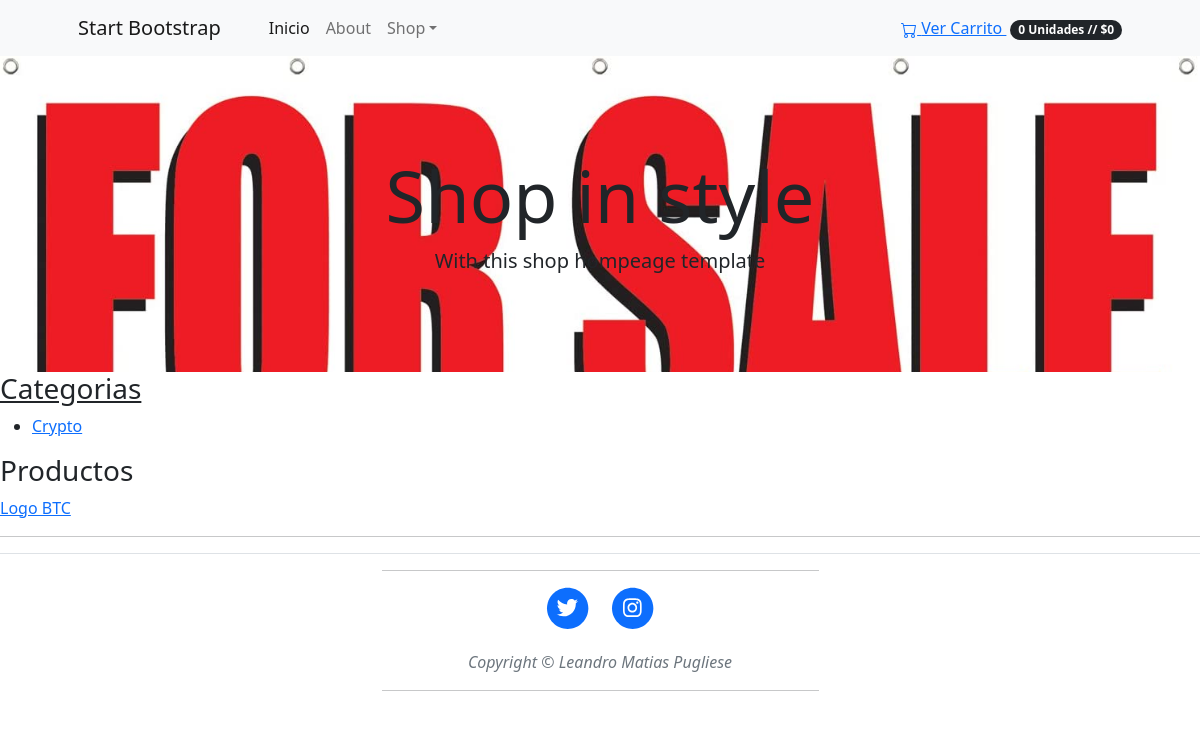
The app's page /crypto/, older data.
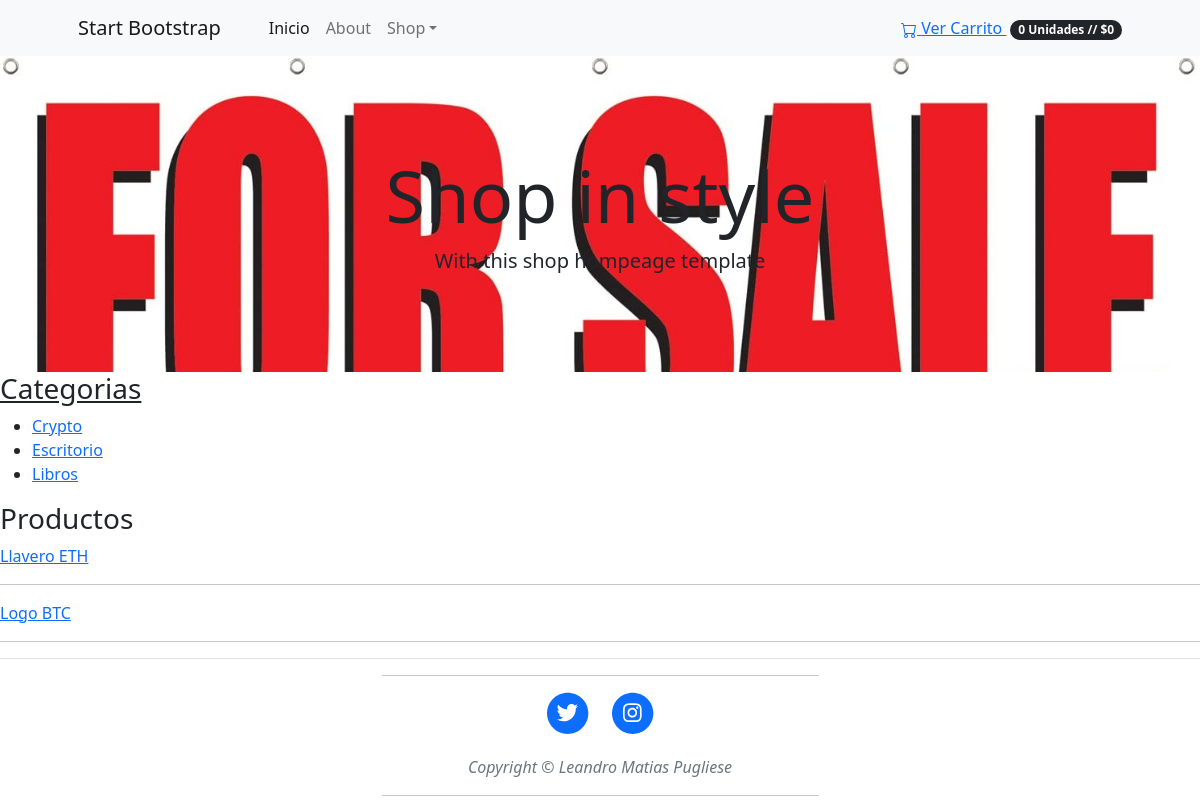
The same page, newer data.
### shop/models.py (models this page shows, shortened)
class Categoria(models.Model):
    nombre = models.CharField(max_length=200, db_index=True)
    slug = models.SlugField(max_length=200, unique=True)
    class Meta:
        ordering = ("nombre",)
        verbose_name = "categoria"
        verbose_name_plural = "categorias"
    def get_absolute_url(self):
        return reverse('shop:Producto_por_Categoria', args=[self.slug])

class Producto(models.Model):
    categoria = models.ForeignKey(Categoria, related_name="productos", on_delete=models.CASCADE)
    nombre = models.CharField(max_length=200, db_index=True)
    slug = models.SlugField(max_length=200, db_index=True)
    imagen = models.ImageField(upload_to="productos/%Y/%m/%d", blank=True)
    descripcion = models.TextField(blank=True)
    precio = models.DecimalField(max_digits=10, decimal_places=2)
    disponibilidad = models.BooleanField(default=True)
    fecha_creacion = models.DateTimeField(auto_now_add=True)
    fecha_actualizacion = models.DateField(auto_now=True)
    class Meta:
        ordering = ("nombre",)
        index_together = (("id", "slug"),)
    def get_absolute_url(self):
        return reverse("shop:Detalle_Producto", args=[self.id, self.slug])

### shop/views.py (the view)
# urls.py: path('<slug:categoria_slug>/', views.lista_producto, name = "Producto_por_Categoria"),
def lista_producto(request, categoria_slug=None):
    categoria = None
    categorias = Categoria.objects.all()
    productos = Producto.objects.filter(disponibilidad=True)
    if categoria_slug:
        categoria = get_object_or_404(Categoria, slug=categoria_slug)
        productos = productos.filter(categoria=categoria)
    return render(request, "shop/productos/lista.html",
    {
        "categoria": categoria,
        "categorias": categorias,
        "productos": productos
    })

### carrito/carrito.py (called while the page is built)
    def get_total_price(self):
        return sum(Decimal(item["precio"]) * item["quantity"] for item in self.carrito.values())

    def get_total_item(self):
        return sum(item["quantity"] for item in self.carrito.values())

### carrito/procesador_contexto.py (called while the page is built)
def carrito(request):
    return {'carrito': Carrito(request)}

### shop/templates/shop/productos/lista.html (shortened to what this page needs)
{% extends "shop/base.html" %}
{% load static %}
{% block contenido%}
<div id="sidebar">
    <h3><u>Categorias</u></h3>
    <ul>
        {% for object in categorias %}
            <li>
                <a href="{{object.get_absolute_url}}">{{object.nombre}}</a>
            </li>
        {% endfor %}
    </ul>
    <div id="main">
        <h3>Productos</h3>
        {% for object in productos %}
            <a href="{{object.get_absolute_url}}">{{object.nombre}}</a>
            <hr>
        {% endfor%}
    </div>
</div>
{% endblock %}

Row changes from the older to the newer data that the page shows:
added Categoria: nombre "Escritorio"
added Categoria: nombre "Libros"
added Producto: nombre "Llavero ETH"
